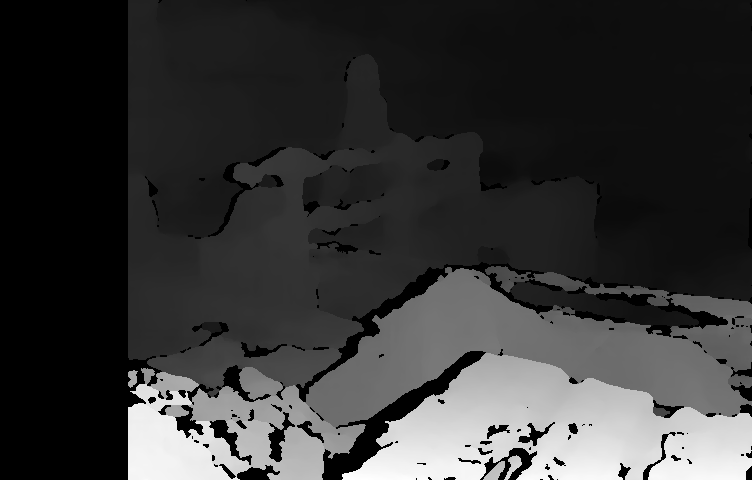
#> input picture src/vi_slam/extracted_data/disparity_maps/disparity_1403636579842242034.png, 752 x 480 px; its folder holds only this picture in this run
$ python depthMaps.py
#> lines starting #> are read from the running program, lines starting #| are printed output that depends on the picture; after the words box and inside, x2 and y2 are one past the last pixel; in counts of white or black regions, pixels touching at a corner belong together
import cv2
import numpy as np
import os

focal_length = 750
baseline = 0.1093
max_depth = 20
max_visual_depth = 20

disparity_dir = "extracted_data/disparity_maps"
output_dir = "extracted_data/depth_maps"
os.makedirs(output_dir, exist_ok=True)

disparity_files = sorted(os.listdir(disparity_dir))
for disparity_file in disparity_files:
    disparity_path = os.path.join(disparity_dir, disparity_file)
    disparity_map = cv2.imread(disparity_path, cv2.IMREAD_GRAYSCALE).astype(np.float32)
#> disparity_map: shape (480, 752) float32; min 0, max 255, mean 53.7

    # Crop the disparity map
    crop_x_start = 100  # Start column for the crop (adjust based on your image)
    crop_x_end = disparity_map.shape[1]  # End column for the crop
#> crop_x_end = 752
    cropped_disparity_map = disparity_map[:, crop_x_start:crop_x_end]
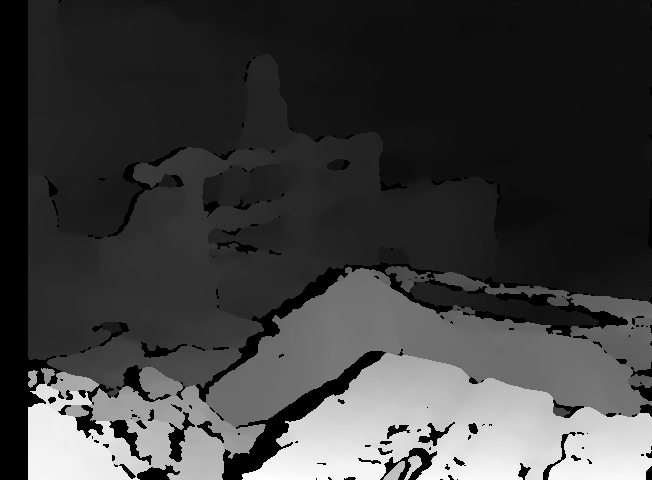
#> cropped_disparity_map: shape (480, 652) float32; min 0, max 255, mean 62
    disparity_map = cropped_disparity_map

    valid_disparity_mask = disparity_map > 0
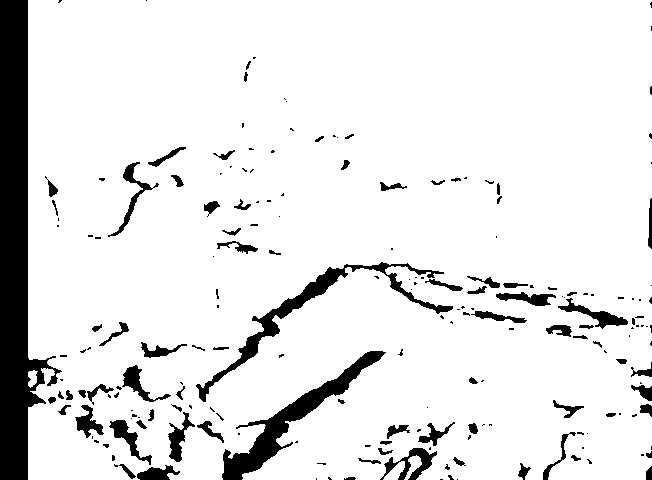
#> valid_disparity_mask: shape (480, 652) bool; 89.8% white; 200 black regions (119 under 20 px), largest, box (x1, y1, x2, y2) and area: (0, 0, 62, 480) 14072, (222, 351, 386, 480) 3637, (196, 262, 453, 402) 2979
    disparity_map[~valid_disparity_mask] = 0.1
#> disparity_map: shape (480, 652) float32

    depth_map = (focal_length * baseline) / disparity_map
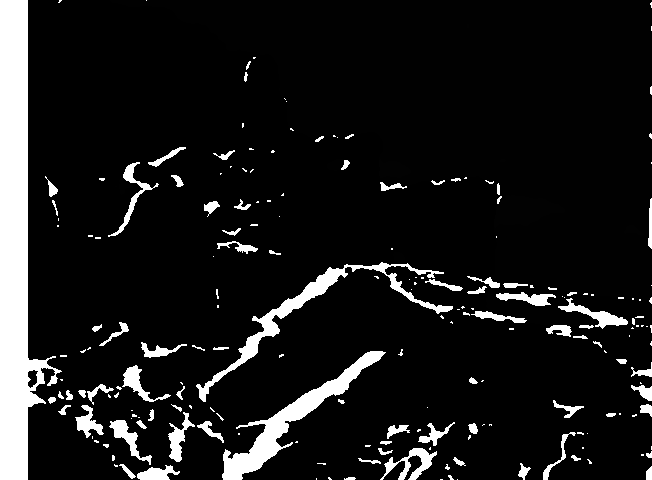
#> depth_map: shape (480, 652) float32; min 0.321, max 819.8, mean 85.7; drawn with min black and max white
    depth_map[depth_map > max_depth] = 0
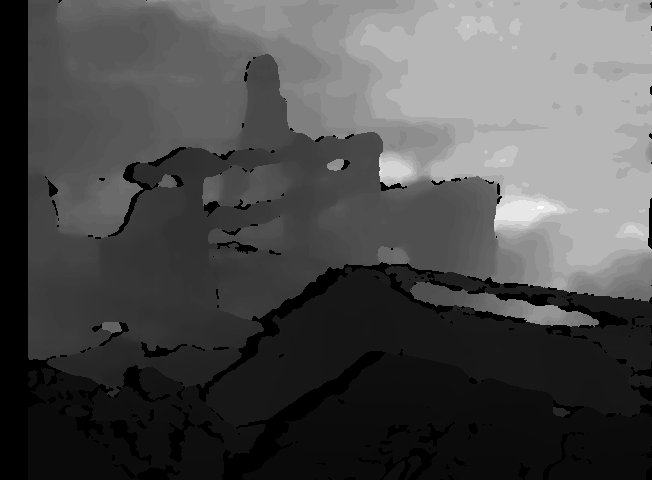
#> depth_map: shape (480, 652) float32; 10.15% of pixels changed, all inside (x1, y1, x2, y2) = (0, 0, 652, 480); drawn with min black and max white

    # mask for invalid depth values depth = 0
    invalid_mask = (depth_map == 0).astype(np.uint8)
    depth_map_filled = cv2.inpaint(depth_map.astype(np.float32), invalid_mask, inpaintRadius=10, flags=cv2.INPAINT_TELEA)
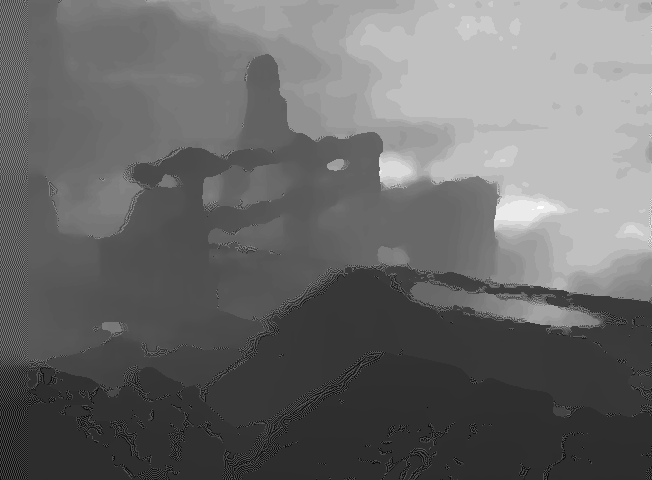
#> depth_map_filled: shape (480, 652) float32; min -1.35, max 8.2, mean 2.62; drawn with min black and max white

    # apply gaussian blur to reduce noise
    depth_map_smoothed = cv2.GaussianBlur(depth_map_filled, (7, 7), 0)
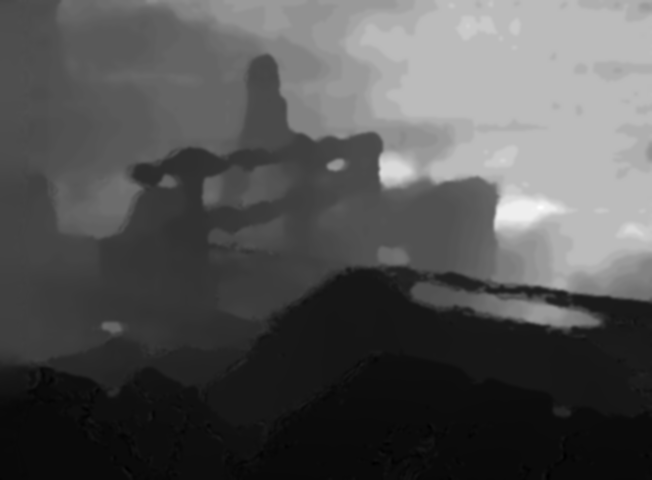
#> depth_map_smoothed: shape (480, 652) float32; min 0.018, max 7.98, mean 2.62; drawn with min black and max white

    depth_map_clipped = np.clip(depth_map_smoothed, 0, max_visual_depth)
    depth_map_normalized = cv2.normalize(depth_map_clipped, None, alpha=0, beta=255, norm_type=cv2.NORM_MINMAX)
    depth_map_normalized = np.uint8(depth_map_normalized)

    # [8 lines of commented-out code are left out]

    output_path = os.path.join(output_dir, f"depth_{disparity_file}")
    cv2.imwrite(output_path, depth_map_normalized)
    print(f"Processed depth map for {disparity_file}")

$ run again, on src/vi_slam/extracted_data/disparity_maps/disparity_1403636580013890733.png
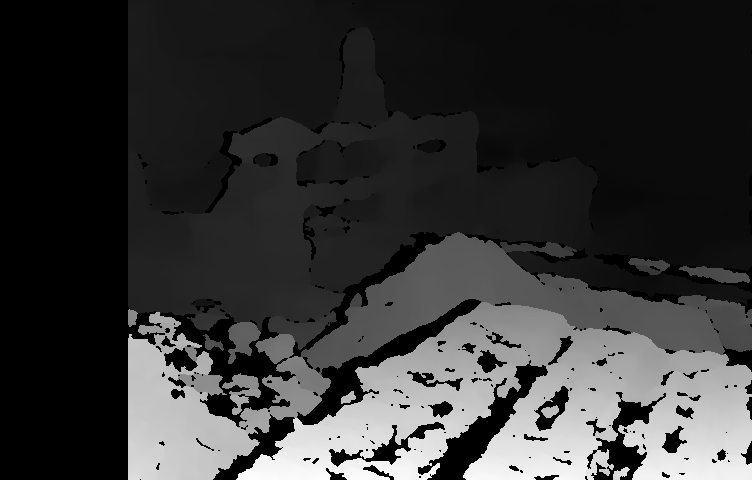
#> input picture src/vi_slam/extracted_data/disparity_maps/disparity_1403636580013890733.png, 752 x 480 px
#> `valid_disparity_mask = disparity_map > 0`:
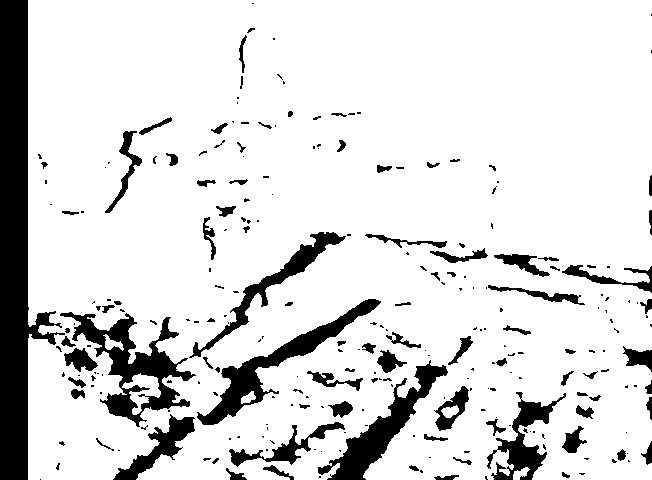
#> valid_disparity_mask: shape (480, 652) bool; 86% white; 255 black regions (164 under 20 px), largest, box (x1, y1, x2, y2) and area: (0, 0, 65, 480) 13921, (60, 312, 196, 427) 4709, (197, 299, 381, 425) 3742
#> `depth_map_smoothed = cv2.GaussianBlur(depth_map_filled, (7, 7), 0)`:
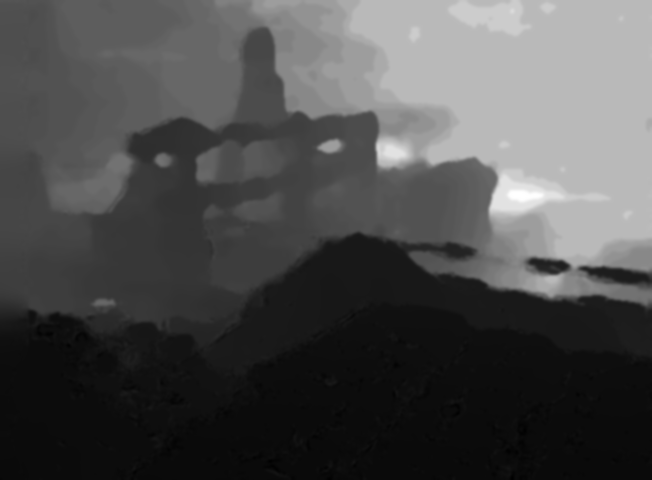
#> depth_map_smoothed: shape (480, 652) float32; min -0.0791, max 10.25, mean 3.05; drawn with min black and max white
